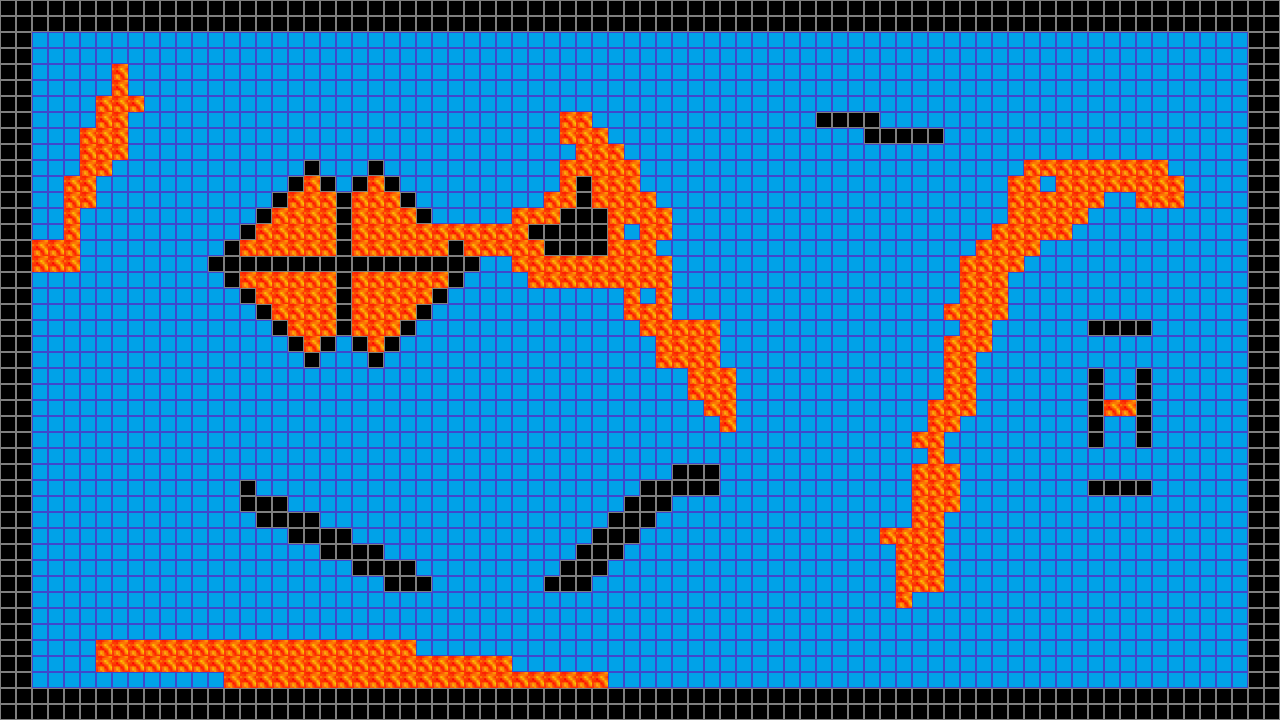

Below is a game level as drawn by its tile map, then a one-line description and the .tmx that defines it (tile-layer data replaced by summaries):
An orthogonal 80x45 tile map with 16x16 px tiles, 1 tile layer (Tile Layer 1), 3 tilesets.

<map version="1.2" tiledversion="1.3.4" orientation="orthogonal" renderorder="right-down" width="80" height="45" tilewidth="16" tileheight="16" infinite="0" nextlayerid="2" nextobjectid="1">
 <tileset firstgid="1" name="path" tilewidth="16" tileheight="16" tilecount="1" columns="1">
  <image source="path.png" width="16" height="16" />
 </tileset>
 <tileset firstgid="2" name="wall" tilewidth="16" tileheight="16" tilecount="1" columns="1">
  <image source="wall.png" width="16" height="16" />
 </tileset>
 <tileset firstgid="3" name="lava" tilewidth="16" tileheight="16" tilecount="36" columns="6">
  <image source="lava.gif" width="100" height="100" />
 </tileset>
 <layer id="1" name="Tile Layer 1" width="80" height="45">
  <data>[3600 cells, 3600 non-empty, 3 distinct tile ids]</data>
 </layer>
</map>
